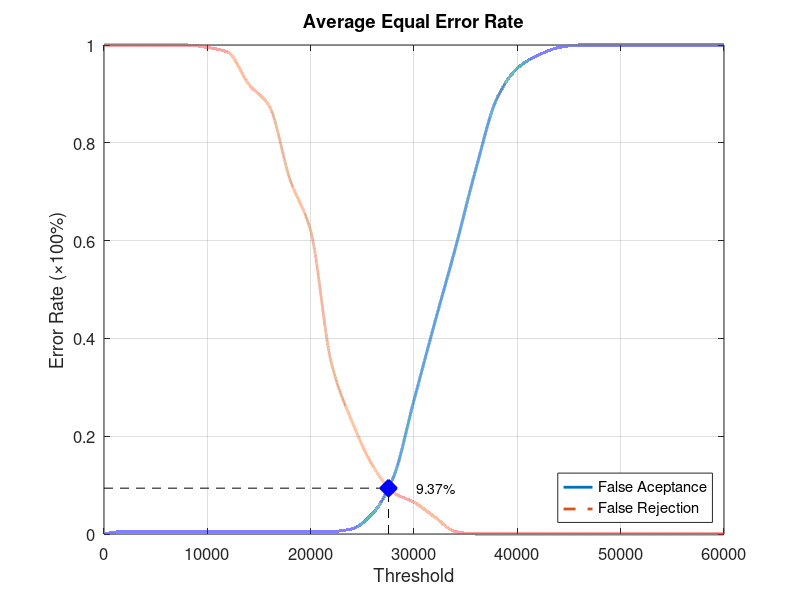
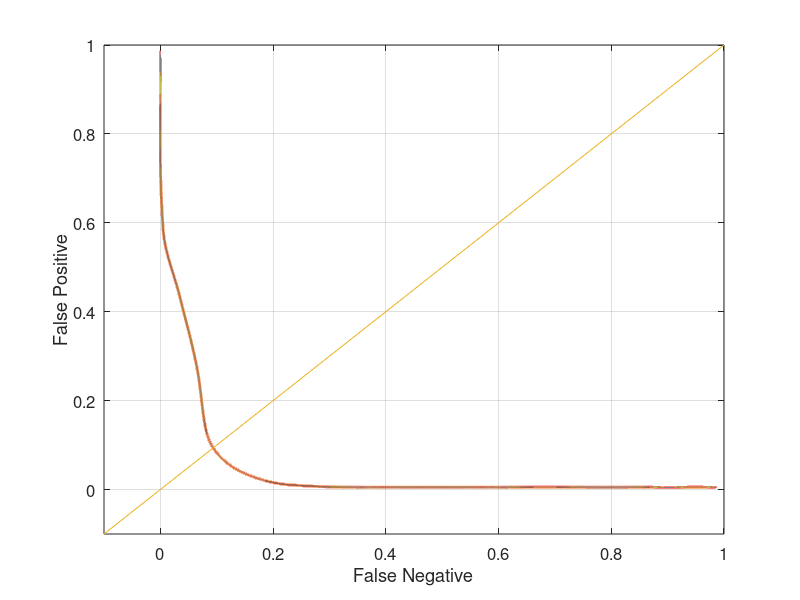

Recreate these plots in MATLAB, in order.
function yEER = Database5_2
close all;
clear;
clc;
x = 0:2000:60000;
xq = 0:0.5:60000;

y0 = [0 0.00526316 0.00526316 0.00526316 0.00526316 0.00526316 0.00526316 0.00526316 0.00526316 0.00526316 0.00526316 0.00526316 0.0105263 0.0421053 0.115789 0.273684 0.431579 0.584211 0.747368 0.889474 0.952632 0.978947 0.994737 1 1 1 1 1 1 1 1];
yy0 = interp1(x, y0, xq, 'pchip');
y1 = [1 1 1 1 1 0.995 0.985 0.92 0.875 0.725 0.62 0.35 0.23 0.14 0.085 0.065 0.035 0.005 0 0 0 0 0 0 0 0 0 0 0 0 0];
yy1 = interp1(x, y1, xq, 'pchip');

% Calculating EER: 
y2 = abs(y0 - y1);
find(y2 == min(y2))
yy2 = abs(yy0 - yy1);
xEER = find(yy2 == min(yy2));
xEERIndex = xq(xEER) % X-axis EER
yEER = yy0(xEER) % Y-axis EER

main = figure
plot(xq, yy0,'-','LineWidth', 2);	hold on
plot(xq, yy1,'--','LineWidth', 2);	hold on
plot([xEERIndex xEERIndex], [0 yEER], 'k--');	hold on
plot([0 xEERIndex], [yEER yEER], 'k--');	hold on
plot(xEERIndex, yEER, 'bx', 'LineWidth', 10);	hold on
text(xEERIndex + 10 * xEERIndex / 100, yEER, [num2str(round((10000 * yEER)) / 100) '%'])
legend('False Aceptance', 'False Rejection', 'Location', 'SouthEast')
xlabel('Threshold')
ylabel('Error Rate (\times100%)')
title('Average Equal Error Rate')
set(gca, 'FontSize', 12)
axis([0 60000 0 1])
grid on

print(main, 'Database5_2Main', '-dpng');
FNRxFPR = figure('Color', [1 1 1]);
plot(yy1, yy0, '-', yy1, yy0, 'LineWidth', 2);
hold on
y = -0.1:0.1:1
plot(y, y); 
set(gca, 'FontSize', 12)
xlabel('False Negative')
ylabel('False Positive')
axis([-0.1 1 -0.1 1])
set(gca, 'FontSize', 12)
grid on

print(FNRxFPR, 'Database5_2FNRxFPR','-dpng');
end
